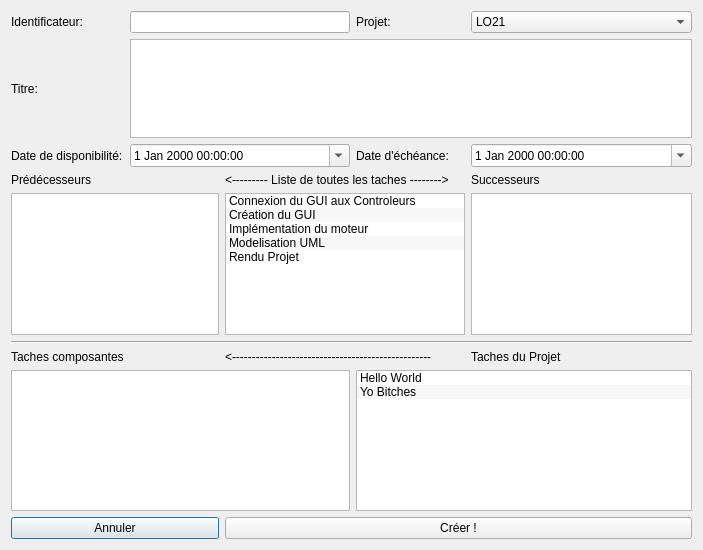
<?xml version="1.0" encoding="UTF-8"?>
<ui version="4.0">
 <class>ajouterTacheComposite</class>
 <widget class="QDialog" name="ajouterTacheComposite">
  <property name="geometry">
   <rect>
    <x>0</x>
    <y>0</y>
    <width>703</width>
    <height>550</height>
   </rect>
  </property>
  <property name="windowTitle">
   <string>Dialog</string>
  </property>
  <layout class="QGridLayout" name="gridLayout">
   <item row="6" column="0" colspan="5">
    <widget class="Line" name="line">
     <property name="orientation">
      <enum>Qt::Horizontal</enum>
     </property>
    </widget>
   </item>
   <item row="7" column="4">
    <widget class="QLabel" name="label_9">
     <property name="text">
      <string>Taches du Projet</string>
     </property>
    </widget>
   </item>
   <item row="0" column="0">
    <widget class="QLabel" name="label">
     <property name="text">
      <string>Identificateur:</string>
     </property>
    </widget>
   </item>
   <item row="1" column="0">
    <widget class="QLabel" name="label_2">
     <property name="text">
      <string>Titre:</string>
     </property>
    </widget>
   </item>
   <item row="2" column="0">
    <widget class="QLabel" name="label_3">
     <property name="text">
      <string>Date de disponibilité:</string>
     </property>
    </widget>
   </item>
   <item row="5" column="2" colspan="2">
    <widget class="QListWidget" name="liste">
     <property name="editTriggers">
      <set>QAbstractItemView::NoEditTriggers</set>
     </property>
     <property name="dragEnabled">
      <bool>true</bool>
     </property>
     <property name="dragDropOverwriteMode">
      <bool>true</bool>
     </property>
     <property name="dragDropMode">
      <enum>QAbstractItemView::DragDrop</enum>
     </property>
     <property name="defaultDropAction">
      <enum>Qt::MoveAction</enum>
     </property>
     <property name="alternatingRowColors">
      <bool>true</bool>
     </property>
     <property name="sortingEnabled">
      <bool>true</bool>
     </property>
     <item>
      <property name="text">
       <string>Connexion du GUI aux Controleurs</string>
      </property>
     </item>
     <item>
      <property name="text">
       <string>Création du GUI</string>
      </property>
     </item>
     <item>
      <property name="text">
       <string>Implémentation du moteur</string>
      </property>
     </item>
     <item>
      <property name="text">
       <string>Modelisation UML</string>
      </property>
     </item>
     <item>
      <property name="text">
       <string>Rendu Projet</string>
      </property>
     </item>
    </widget>
   </item>
   <item row="3" column="2" colspan="2">
    <widget class="QLabel" name="label_4">
     <property name="text">
      <string>&lt;--------- Liste de toutes les taches --------&gt;</string>
     </property>
    </widget>
   </item>
   <item row="9" column="0" colspan="2">
    <widget class="QPushButton" name="annuler">
     <property name="text">
      <string>Annuler</string>
     </property>
    </widget>
   </item>
   <item row="8" column="0" colspan="3">
    <widget class="QListWidget" name="composants">
     <property name="editTriggers">
      <set>QAbstractItemView::NoEditTriggers</set>
     </property>
     <property name="dragEnabled">
      <bool>true</bool>
     </property>
     <property name="dragDropOverwriteMode">
      <bool>true</bool>
     </property>
     <property name="dragDropMode">
      <enum>QAbstractItemView::DragDrop</enum>
     </property>
     <property name="defaultDropAction">
      <enum>Qt::MoveAction</enum>
     </property>
     <property name="alternatingRowColors">
      <bool>true</bool>
     </property>
    </widget>
   </item>
   <item row="9" column="2" colspan="3">
    <widget class="QPushButton" name="pushButton">
     <property name="text">
      <string>Créer !</string>
     </property>
    </widget>
   </item>
   <item row="0" column="4">
    <widget class="QComboBox" name="projet">
     <item>
      <property name="text">
       <string>LO21</string>
      </property>
     </item>
    </widget>
   </item>
   <item row="0" column="1" colspan="2">
    <widget class="QLineEdit" name="identificateur"/>
   </item>
   <item row="1" column="1" colspan="4">
    <widget class="QTextEdit" name="titre">
     <property name="maximumSize">
      <size>
       <width>16777215</width>
       <height>150</height>
      </size>
     </property>
     <property name="autoFillBackground">
      <bool>false</bool>
     </property>
    </widget>
   </item>
   <item row="5" column="4">
    <widget class="QListWidget" name="succ">
     <property name="editTriggers">
      <set>QAbstractItemView::NoEditTriggers</set>
     </property>
     <property name="dragEnabled">
      <bool>true</bool>
     </property>
     <property name="dragDropOverwriteMode">
      <bool>true</bool>
     </property>
     <property name="dragDropMode">
      <enum>QAbstractItemView::DragDrop</enum>
     </property>
     <property name="defaultDropAction">
      <enum>Qt::MoveAction</enum>
     </property>
     <property name="alternatingRowColors">
      <bool>true</bool>
     </property>
    </widget>
   </item>
   <item row="2" column="1" colspan="2">
    <widget class="QDateTimeEdit" name="dispo">
     <property name="calendarPopup">
      <bool>true</bool>
     </property>
    </widget>
   </item>
   <item row="2" column="3">
    <widget class="QLabel" name="labelech">
     <property name="text">
      <string>Date d'échéance:</string>
     </property>
    </widget>
   </item>
   <item row="0" column="3">
    <widget class="QLabel" name="label_6">
     <property name="text">
      <string>Projet:</string>
     </property>
    </widget>
   </item>
   <item row="5" column="0" colspan="2">
    <widget class="QListWidget" name="pred">
     <property name="editTriggers">
      <set>QAbstractItemView::NoEditTriggers</set>
     </property>
     <property name="dragEnabled">
      <bool>true</bool>
     </property>
     <property name="dragDropOverwriteMode">
      <bool>true</bool>
     </property>
     <property name="dragDropMode">
      <enum>QAbstractItemView::DragDrop</enum>
     </property>
     <property name="defaultDropAction">
      <enum>Qt::MoveAction</enum>
     </property>
     <property name="alternatingRowColors">
      <bool>true</bool>
     </property>
    </widget>
   </item>
   <item row="2" column="4">
    <widget class="QDateTimeEdit" name="echeance">
     <property name="calendarPopup">
      <bool>true</bool>
     </property>
    </widget>
   </item>
   <item row="7" column="0">
    <widget class="QLabel" name="label_5">
     <property name="text">
      <string>Taches composantes</string>
     </property>
    </widget>
   </item>
   <item row="3" column="4">
    <widget class="QLabel" name="label_8">
     <property name="text">
      <string>Successeurs</string>
     </property>
    </widget>
   </item>
   <item row="3" column="0" colspan="2">
    <widget class="QLabel" name="label_7">
     <property name="text">
      <string>Prédécesseurs</string>
     </property>
    </widget>
   </item>
   <item row="7" column="2" colspan="2">
    <widget class="QLabel" name="label_10">
     <property name="text">
      <string>&lt;--------------------------------------------------</string>
     </property>
    </widget>
   </item>
   <item row="8" column="3" colspan="2">
    <widget class="QListWidget" name="liste_taches_projet">
     <property name="editTriggers">
      <set>QAbstractItemView::NoEditTriggers</set>
     </property>
     <property name="dragEnabled">
      <bool>true</bool>
     </property>
     <property name="dragDropOverwriteMode">
      <bool>true</bool>
     </property>
     <property name="dragDropMode">
      <enum>QAbstractItemView::DragDrop</enum>
     </property>
     <property name="defaultDropAction">
      <enum>Qt::MoveAction</enum>
     </property>
     <property name="alternatingRowColors">
      <bool>true</bool>
     </property>
     <item>
      <property name="text">
       <string>Hello World</string>
      </property>
     </item>
     <item>
      <property name="text">
       <string>Yo Bitches</string>
      </property>
     </item>
    </widget>
   </item>
  </layout>
 </widget>
 <resources/>
 <connections/>
</ui>
